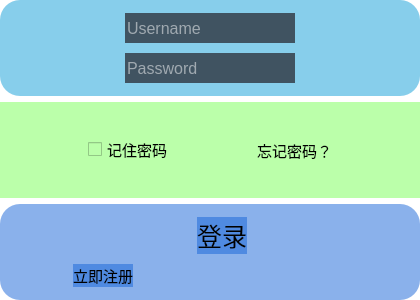
<?xml version="1.0" encoding="UTF-8"?>
<ui version="4.0">
 <class>Login</class>
 <widget class="QWidget" name="Login">
  <property name="geometry">
   <rect>
    <x>0</x>
    <y>0</y>
    <width>420</width>
    <height>300</height>
   </rect>
  </property>
  <property name="minimumSize">
   <size>
    <width>420</width>
    <height>300</height>
   </size>
  </property>
  <property name="maximumSize">
   <size>
    <width>420</width>
    <height>300</height>
   </size>
  </property>
  <property name="windowTitle">
   <string>Form</string>
  </property>
  <property name="styleSheet">
   <string notr="true">*{
	background:rgb(255, 255, 255);
	font-size:15px;
	font-style:MingLiU-ExtB;
 }

QLineEdit{
color:#fff;
background-color:#405361;
font-size:16px;
border-style:outset;
border-radius:10px;
font-style:MingLiU-ExtB;
}

</string>
  </property>
  <layout class="QGridLayout" name="gridLayout_4">
   <property name="leftMargin">
    <number>0</number>
   </property>
   <property name="topMargin">
    <number>0</number>
   </property>
   <property name="rightMargin">
    <number>0</number>
   </property>
   <property name="bottomMargin">
    <number>0</number>
   </property>
   <item row="0" column="0">
    <widget class="QWidget" name="widget_4" native="true">
     <layout class="QGridLayout" name="gridLayout">
      <property name="leftMargin">
       <number>0</number>
      </property>
      <property name="topMargin">
       <number>0</number>
      </property>
      <property name="rightMargin">
       <number>0</number>
      </property>
      <property name="bottomMargin">
       <number>0</number>
      </property>
      <item row="0" column="0">
       <widget class="QWidget" name="widget_2" native="true">
        <property name="styleSheet">
         <string notr="true">QWidget{
	background-color:skyblue;
border-radius:20px;
}</string>
        </property>
        <layout class="QGridLayout" name="gridLayout_2">
         <item row="0" column="0">
          <widget class="QLineEdit" name="Username">
           <property name="enabled">
            <bool>true</bool>
           </property>
           <property name="minimumSize">
            <size>
             <width>170</width>
             <height>30</height>
            </size>
           </property>
           <property name="maximumSize">
            <size>
             <width>170</width>
             <height>30</height>
            </size>
           </property>
           <property name="styleSheet">
            <string notr="true">QLineEdit{
background-color:#405361;
}</string>
           </property>
           <property name="placeholderText">
            <string>Username</string>
           </property>
          </widget>
         </item>
         <item row="1" column="0">
          <spacer name="verticalSpacer">
           <property name="orientation">
            <enum>Qt::Vertical</enum>
           </property>
           <property name="sizeType">
            <enum>QSizePolicy::Fixed</enum>
           </property>
           <property name="sizeHint" stdset="0">
            <size>
             <width>20</width>
             <height>0</height>
            </size>
           </property>
          </spacer>
         </item>
         <item row="2" column="0">
          <widget class="QLineEdit" name="Password">
           <property name="minimumSize">
            <size>
             <width>170</width>
             <height>30</height>
            </size>
           </property>
           <property name="maximumSize">
            <size>
             <width>170</width>
             <height>30</height>
            </size>
           </property>
           <property name="styleSheet">
            <string notr="true">QLineEdit{
background-color:#405361;
}</string>
           </property>
           <property name="echoMode">
            <enum>QLineEdit::Password</enum>
           </property>
           <property name="placeholderText">
            <string>Password</string>
           </property>
          </widget>
         </item>
        </layout>
       </widget>
      </item>
      <item row="2" column="0">
       <widget class="QWidget" name="widget_3" native="true">
        <property name="styleSheet">
         <string notr="true">QPushButton{
font-size:25px;
border-style:outset;
border-radius:20px;
}
QWidget{
background-color:rgba(20, 98, 214,0.5);
border-radius:20px;
}</string>
        </property>
        <layout class="QGridLayout" name="gridLayout_3">
         <item row="0" column="0" colspan="2">
          <spacer name="horizontalSpacer_2">
           <property name="orientation">
            <enum>Qt::Horizontal</enum>
           </property>
           <property name="sizeHint" stdset="0">
            <size>
             <width>40</width>
             <height>20</height>
            </size>
           </property>
          </spacer>
         </item>
         <item row="0" column="3">
          <widget class="QPushButton" name="loginBtn">
           <property name="text">
            <string>登录</string>
           </property>
          </widget>
         </item>
         <item row="0" column="4">
          <spacer name="horizontalSpacer_3">
           <property name="orientation">
            <enum>Qt::Horizontal</enum>
           </property>
           <property name="sizeHint" stdset="0">
            <size>
             <width>164</width>
             <height>20</height>
            </size>
           </property>
          </spacer>
         </item>
         <item row="1" column="0">
          <spacer name="horizontalSpacer_7">
           <property name="orientation">
            <enum>Qt::Horizontal</enum>
           </property>
           <property name="sizeHint" stdset="0">
            <size>
             <width>45</width>
             <height>20</height>
            </size>
           </property>
          </spacer>
         </item>
         <item row="1" column="1">
          <widget class="QPushButton" name="Register">
           <property name="styleSheet">
            <string notr="true">QPushButton{
font-size:15px;
}</string>
           </property>
           <property name="text">
            <string>立即注册</string>
           </property>
          </widget>
         </item>
         <item row="1" column="2">
          <spacer name="horizontalSpacer_6">
           <property name="orientation">
            <enum>Qt::Horizontal</enum>
           </property>
           <property name="sizeHint" stdset="0">
            <size>
             <width>45</width>
             <height>20</height>
            </size>
           </property>
          </spacer>
         </item>
        </layout>
       </widget>
      </item>
      <item row="1" column="0">
       <widget class="QWidget" name="widget" native="true">
        <property name="styleSheet">
         <string notr="true">QWidget{
background-color:#bfa;
}</string>
        </property>
        <layout class="QHBoxLayout" name="horizontalLayout">
         <item>
          <spacer name="horizontalSpacer_4">
           <property name="orientation">
            <enum>Qt::Horizontal</enum>
           </property>
           <property name="sizeHint" stdset="0">
            <size>
             <width>40</width>
             <height>20</height>
            </size>
           </property>
          </spacer>
         </item>
         <item>
          <widget class="QCheckBox" name="checkBox">
           <property name="text">
            <string>记住密码</string>
           </property>
          </widget>
         </item>
         <item>
          <spacer name="horizontalSpacer">
           <property name="orientation">
            <enum>Qt::Horizontal</enum>
           </property>
           <property name="sizeHint" stdset="0">
            <size>
             <width>40</width>
             <height>20</height>
            </size>
           </property>
          </spacer>
         </item>
         <item>
          <widget class="QLabel" name="label">
           <property name="text">
            <string>忘记密码？</string>
           </property>
          </widget>
         </item>
         <item>
          <spacer name="horizontalSpacer_5">
           <property name="orientation">
            <enum>Qt::Horizontal</enum>
           </property>
           <property name="sizeHint" stdset="0">
            <size>
             <width>40</width>
             <height>20</height>
            </size>
           </property>
          </spacer>
         </item>
        </layout>
       </widget>
      </item>
     </layout>
     <zorder>widget_2</zorder>
     <zorder>widget</zorder>
     <zorder>widget_3</zorder>
    </widget>
   </item>
  </layout>
 </widget>
 <resources/>
 <connections/>
</ui>
